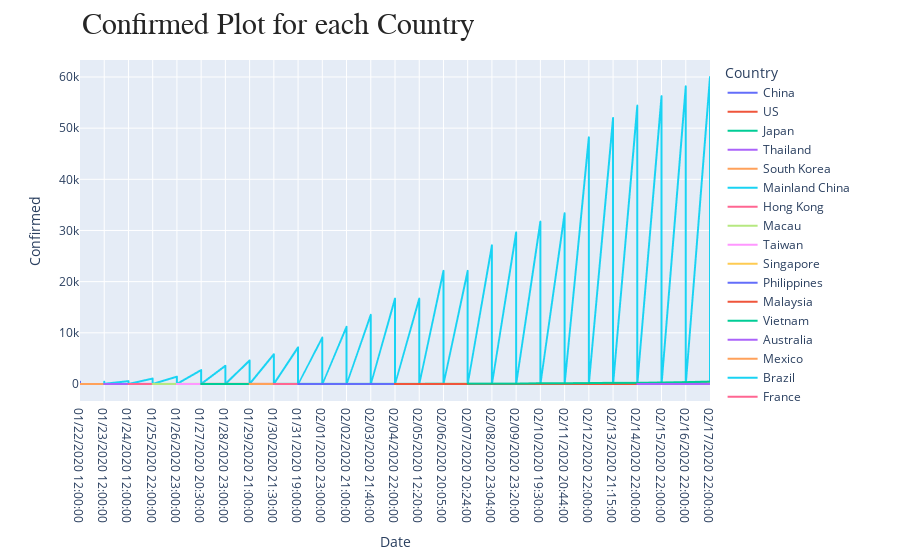

Here is the notebook cell this chart was saved with:
### Markdown cell above
## Confirmed PLots

### Code cell
fig = px.line(dataset, x="Date", y="Confirmed", color='Country', hover_data=['Province/State', 'Deaths'])
annotations = []
annotations.append(dict(xref='paper', yref='paper', x=0.0, y=1.05,
                              xanchor='left', yanchor='bottom',
                              text='Confirmed Plot for each Country',
                              font=dict(family='Arial',
                                        size=30,
                                        color='rgb(37,37,37)'),
                              showarrow=False))
fig.update_layout(annotations=annotations)
fig.show()
